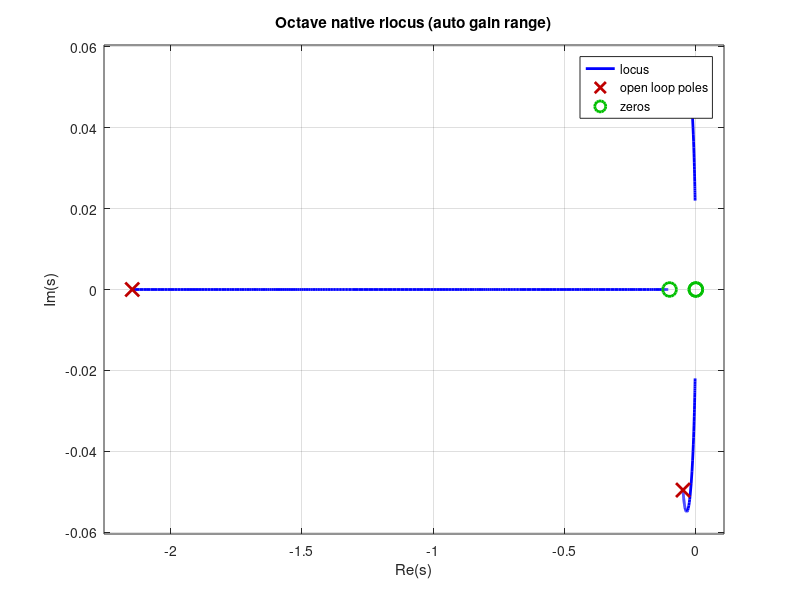

Here is the MATLAB script that generated this plot: (Note: this script raises an error after producing the figure.)
pkg load control

out_path = 'course-content/authoring/lessons/3-4/media/processed/3-4-generalized-root-locus-octave-auto.png';
data_path = 'course-content/authoring/lessons/3-4/media/raw/generated-data/generalized_root_locus_points_auto.csv';

K_B = 0.6064;
B_poly = [1, 2.24375, 0.214375, 0.01715 * K_B];
A_poly = [3.43, 0.343, 0, 0];
Ge = tf(A_poly, B_poly);

[rldata, kdata] = rlocus(Ge);

fig = figure('visible', 'off');
set(fig, 'color', 'white', 'position', [100, 100, 980, 560]);
rlocus(Ge);
grid on;
xlabel('Re(s)');
ylabel('Im(s)');
title('Octave native rlocus (auto gain range)');
print(fig, out_path, '-dpng', '-r220');
close(fig);

fid = fopen(data_path, 'w');
fprintf(fid, 'branch,re,im\n');
for branch = 1:rows(rldata)
  for idx = 1:columns(rldata)
    fprintf(fid, '%d,%.12f,%.12f\n', branch, real(rldata(branch, idx)), imag(rldata(branch, idx)));
  end
end
fclose(fid);

printf('rows=%d cols=%d\\n', rows(rldata), columns(rldata));
printf('k rows=%d cols=%d\\n', rows(kdata), columns(kdata));
for branch = 1:rows(rldata)
  printf(
    'branch %d start=%f%+fi end=%f%+fi\\n',
    branch,
    real(rldata(branch, 1)),
    imag(rldata(branch, 1)),
    real(rldata(branch, end)),
    imag(rldata(branch, end))
  );
end
